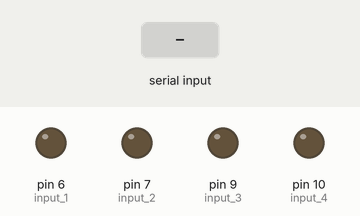
A sketch run on a simulated Arduino Uno, built with avr-gcc and run on an emulated ATmega328P. Shown: output pins drawn as LEDs (lit = HIGH). The inputs (shaded band) are chosen by the test bench. Pins used as bus, display or sensor lines are not drawn.

Above: at 1.2 s.
1.3 s: "1" received over Serial
At 2.5 s:
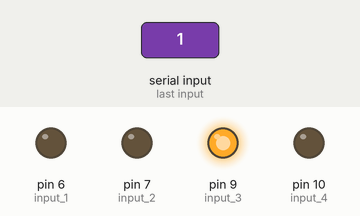
2.8 s: "5" received over Serial
At 3.8 s:
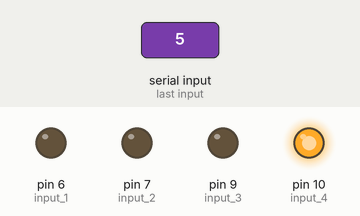
4.3 s: "3" received over Serial
At 4.9 s:
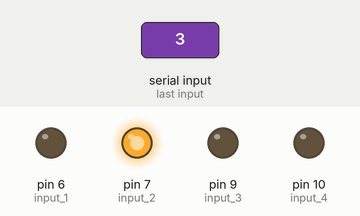
5.8 s: "7" received over Serial
At 6.1 s:
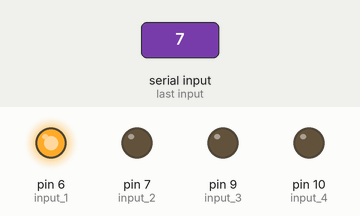
7.3 s: "2" received over Serial
At 8.4 s:
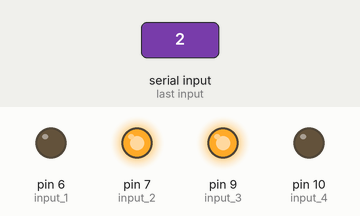
8.8 s: "8" received over Serial
At 9.5 s:
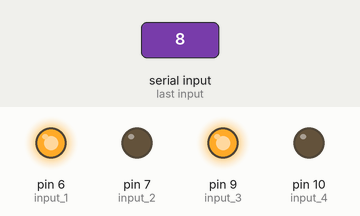
Timing chart, 0 to 11.3 s (numbered marks = the images above; inputs shaded):
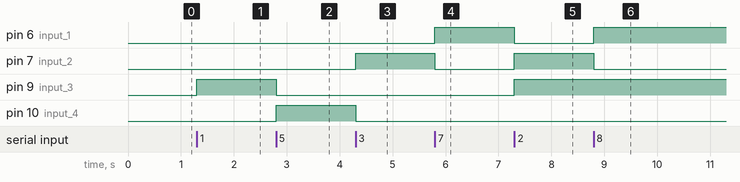

The sketch:

MappedTest_motors.ino
```cpp
// This version takes the MappedTest_led code and substitutes the LEDs
// with the motors
int steering_trig = 5; // opens gate from power supply to steering motor
int input_1 = 6; // determines direction of steering motor rotation
int input_2 = 7; // determines direction of steering motor rotation

int drive_trig = 8; // opens gate from power supply to drive motor
int input_3 = 9; // determines direction of drive motor rotation
int input_4 = 10; // determines direction of drive motor rotation

char input = ' ';
int input_int = 0;
int curr_state = -1;

void setup() {
  Serial.begin(9600); // start communication with Bluetooth module

  // initialize pins used to control L293D IC gates
  // steering pin setup
  pinMode(steering_trig, OUTPUT);
  digitalWrite(steering_trig, LOW);
  pinMode(input_1, OUTPUT);
  pinMode(input_2, OUTPUT);
  digitalWrite(input_1, LOW);
  digitalWrite(input_2, LOW);

  // drivetrain pin setup
  pinMode(drive_trig, OUTPUT);
  digitalWrite(drive_trig, LOW);
  pinMode(input_3, OUTPUT);
  pinMode(input_4, OUTPUT);
  digitalWrite(input_3, LOW);
  digitalWrite(input_4, LOW);
}

void loop() {
  if(Serial.available()){
    input = Serial.read();
    input_int = input - '0';

    if(input == '0'){ // stop
      stop_drive();
      straight();
    }
    else if(input_int % 2 == 1){ // use single motor
      if(input == '1'){ // forward
        straight(); // turn off steering
        forward();
      }
      else if(input == '5'){ // backward
        straight();
        backward();
      }
      else if(input == '3'){ // right
        stop_drive(); // turn off drive
        turnRight();
      }
      else if(input == '7'){ // left
        stop_drive(); // turn off drive
        turnLeft();
      }
    }
    else{ // use two motors
      if(input == '2'){ // forward right
        turnRight();
        forward();
      }
      else if(input == '8'){ // forward left
        turnLeft();
        forward();
      }
      else if(input == '4'){ // backward right
        turnRight();
        backward();
      }
      else if(input == '6'){ // backward left
        turnLeft();
        backward();
      }
    }
  }// end of Serial.available()
}

void turnLeft(){
  digitalWrite(input_1, HIGH);
  digitalWrite(input_2, LOW);
  digitalWrite(steering_trig, HIGH);
}

void turnRight(){
  digitalWrite(input_1, LOW);
  digitalWrite(input_2, HIGH);
  digitalWrite(steering_trig, HIGH);
}

void straight(){
  digitalWrite(steering_trig, LOW);
  digitalWrite(input_1, LOW);
  digitalWrite(input_2, LOW);
}

void forward(){ // May need to revise
  digitalWrite(input_3, HIGH);
  digitalWrite(input_4, LOW);
  digitalWrite(drive_trig, HIGH);
}

void backward(){ // May need to revise
  digitalWrite(input_3, LOW);
  digitalWrite(input_4, HIGH);
  digitalWrite(drive_trig, HIGH);
}

void stop_drive(){
  digitalWrite(drive_trig, LOW);
  digitalWrite(input_3, LOW);
  digitalWrite(input_4, LOW);
}
```

Measured:
- after the input at 1.3 s, pin 9 (input_3): LOW → HIGH at once
- after the input at 2.8 s, pin 9 (input_3): HIGH → LOW at once; pin 10 (input_4): LOW → HIGH at once
- after the input at 4.3 s, pin 7 (input_2): LOW → HIGH at once; pin 10 (input_4): HIGH → LOW at once
- after the input at 5.8 s, pin 6 (input_1): LOW → HIGH at once; pin 7 (input_2): HIGH → LOW at once
- after the input at 7.3 s, pin 6 (input_1): HIGH → LOW at once; pin 7 (input_2), pin 9 (input_3): LOW → HIGH at once
- after the input at 8.8 s, pin 6 (input_1): LOW → HIGH at once; pin 7 (input_2): HIGH → LOW at once
